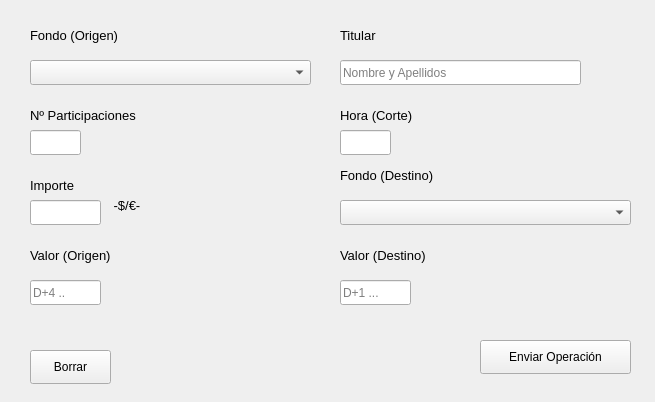
<?xml version="1.0" encoding="UTF-8"?>
<ui version="4.0">
 <class>MainWindow</class>
 <widget class="QMainWindow" name="MainWindow">
  <property name="geometry">
   <rect>
    <x>0</x>
    <y>0</y>
    <width>655</width>
    <height>402</height>
   </rect>
  </property>
  <property name="windowTitle">
   <string>MainWindow</string>
  </property>
  <widget class="QWidget" name="centralwidget">
   <widget class="QLabel" name="labelOrigen_7">
    <property name="geometry">
     <rect>
      <x>340</x>
      <y>240</y>
      <width>141</width>
      <height>31</height>
     </rect>
    </property>
    <property name="font">
     <font>
      <pointsize>10</pointsize>
     </font>
    </property>
    <property name="text">
     <string>Valor (Destino)</string>
    </property>
   </widget>
   <widget class="QComboBox" name="cbDestino">
    <property name="enabled">
     <bool>true</bool>
    </property>
    <property name="geometry">
     <rect>
      <x>340</x>
      <y>200</y>
      <width>291</width>
      <height>25</height>
     </rect>
    </property>
   </widget>
   <widget class="QLabel" name="labelOrigen_2">
    <property name="geometry">
     <rect>
      <x>340</x>
      <y>20</y>
      <width>121</width>
      <height>31</height>
     </rect>
    </property>
    <property name="font">
     <font>
      <pointsize>10</pointsize>
     </font>
    </property>
    <property name="text">
     <string>Titular</string>
    </property>
   </widget>
   <widget class="QLabel" name="labelOrigen">
    <property name="geometry">
     <rect>
      <x>30</x>
      <y>20</y>
      <width>141</width>
      <height>31</height>
     </rect>
    </property>
    <property name="font">
     <font>
      <pointsize>10</pointsize>
     </font>
    </property>
    <property name="text">
     <string>Fondo (Origen)</string>
    </property>
   </widget>
   <widget class="QLabel" name="labelOrigen_3">
    <property name="geometry">
     <rect>
      <x>30</x>
      <y>100</y>
      <width>171</width>
      <height>31</height>
     </rect>
    </property>
    <property name="font">
     <font>
      <pointsize>10</pointsize>
     </font>
    </property>
    <property name="text">
     <string>Nº Participaciones</string>
    </property>
   </widget>
   <widget class="QLineEdit" name="tfParticipaciones">
    <property name="geometry">
     <rect>
      <x>30</x>
      <y>130</y>
      <width>51</width>
      <height>25</height>
     </rect>
    </property>
   </widget>
   <widget class="QLineEdit" name="tfValorOrigen">
    <property name="geometry">
     <rect>
      <x>30</x>
      <y>280</y>
      <width>71</width>
      <height>25</height>
     </rect>
    </property>
    <property name="placeholderText">
     <string>D+4 ..</string>
    </property>
   </widget>
   <widget class="QLabel" name="labelOrigen_5">
    <property name="geometry">
     <rect>
      <x>110</x>
      <y>190</y>
      <width>111</width>
      <height>31</height>
     </rect>
    </property>
    <property name="font">
     <font>
      <pointsize>10</pointsize>
     </font>
    </property>
    <property name="text">
     <string> -$/€-</string>
    </property>
   </widget>
   <widget class="QLabel" name="labelOrigen_8">
    <property name="geometry">
     <rect>
      <x>340</x>
      <y>100</y>
      <width>171</width>
      <height>31</height>
     </rect>
    </property>
    <property name="font">
     <font>
      <pointsize>10</pointsize>
     </font>
    </property>
    <property name="text">
     <string>Hora (Corte)</string>
    </property>
   </widget>
   <widget class="QLineEdit" name="tfImporte">
    <property name="geometry">
     <rect>
      <x>30</x>
      <y>200</y>
      <width>71</width>
      <height>25</height>
     </rect>
    </property>
   </widget>
   <widget class="QLineEdit" name="tfValorDestino">
    <property name="enabled">
     <bool>true</bool>
    </property>
    <property name="geometry">
     <rect>
      <x>340</x>
      <y>280</y>
      <width>71</width>
      <height>25</height>
     </rect>
    </property>
    <property name="placeholderText">
     <string>D+1 ...</string>
    </property>
   </widget>
   <widget class="QComboBox" name="cbOrigen">
    <property name="geometry">
     <rect>
      <x>30</x>
      <y>60</y>
      <width>281</width>
      <height>25</height>
     </rect>
    </property>
   </widget>
   <widget class="QPushButton" name="buttonBorrar">
    <property name="geometry">
     <rect>
      <x>30</x>
      <y>350</y>
      <width>81</width>
      <height>34</height>
     </rect>
    </property>
    <property name="text">
     <string>Borrar</string>
    </property>
   </widget>
   <widget class="QLabel" name="labelDestino">
    <property name="geometry">
     <rect>
      <x>340</x>
      <y>160</y>
      <width>171</width>
      <height>31</height>
     </rect>
    </property>
    <property name="font">
     <font>
      <pointsize>10</pointsize>
     </font>
    </property>
    <property name="text">
     <string>Fondo (Destino)</string>
    </property>
   </widget>
   <widget class="QLabel" name="labelOrigen_4">
    <property name="geometry">
     <rect>
      <x>30</x>
      <y>170</y>
      <width>81</width>
      <height>31</height>
     </rect>
    </property>
    <property name="font">
     <font>
      <pointsize>10</pointsize>
     </font>
    </property>
    <property name="text">
     <string>Importe</string>
    </property>
   </widget>
   <widget class="QLineEdit" name="tfTitular">
    <property name="geometry">
     <rect>
      <x>340</x>
      <y>60</y>
      <width>241</width>
      <height>25</height>
     </rect>
    </property>
    <property name="placeholderText">
     <string>Nombre y Apellidos</string>
    </property>
   </widget>
   <widget class="QLabel" name="labelOrigen_6">
    <property name="geometry">
     <rect>
      <x>30</x>
      <y>240</y>
      <width>131</width>
      <height>31</height>
     </rect>
    </property>
    <property name="font">
     <font>
      <pointsize>10</pointsize>
     </font>
    </property>
    <property name="text">
     <string>Valor (Origen)</string>
    </property>
   </widget>
   <widget class="QPushButton" name="buttonEnviar">
    <property name="geometry">
     <rect>
      <x>480</x>
      <y>340</y>
      <width>151</width>
      <height>34</height>
     </rect>
    </property>
    <property name="text">
     <string>Enviar Operación</string>
    </property>
   </widget>
   <widget class="QLineEdit" name="tfHoraCorte">
    <property name="geometry">
     <rect>
      <x>340</x>
      <y>130</y>
      <width>51</width>
      <height>25</height>
     </rect>
    </property>
   </widget>
  </widget>
 </widget>
 <resources/>
 <connections/>
</ui>
